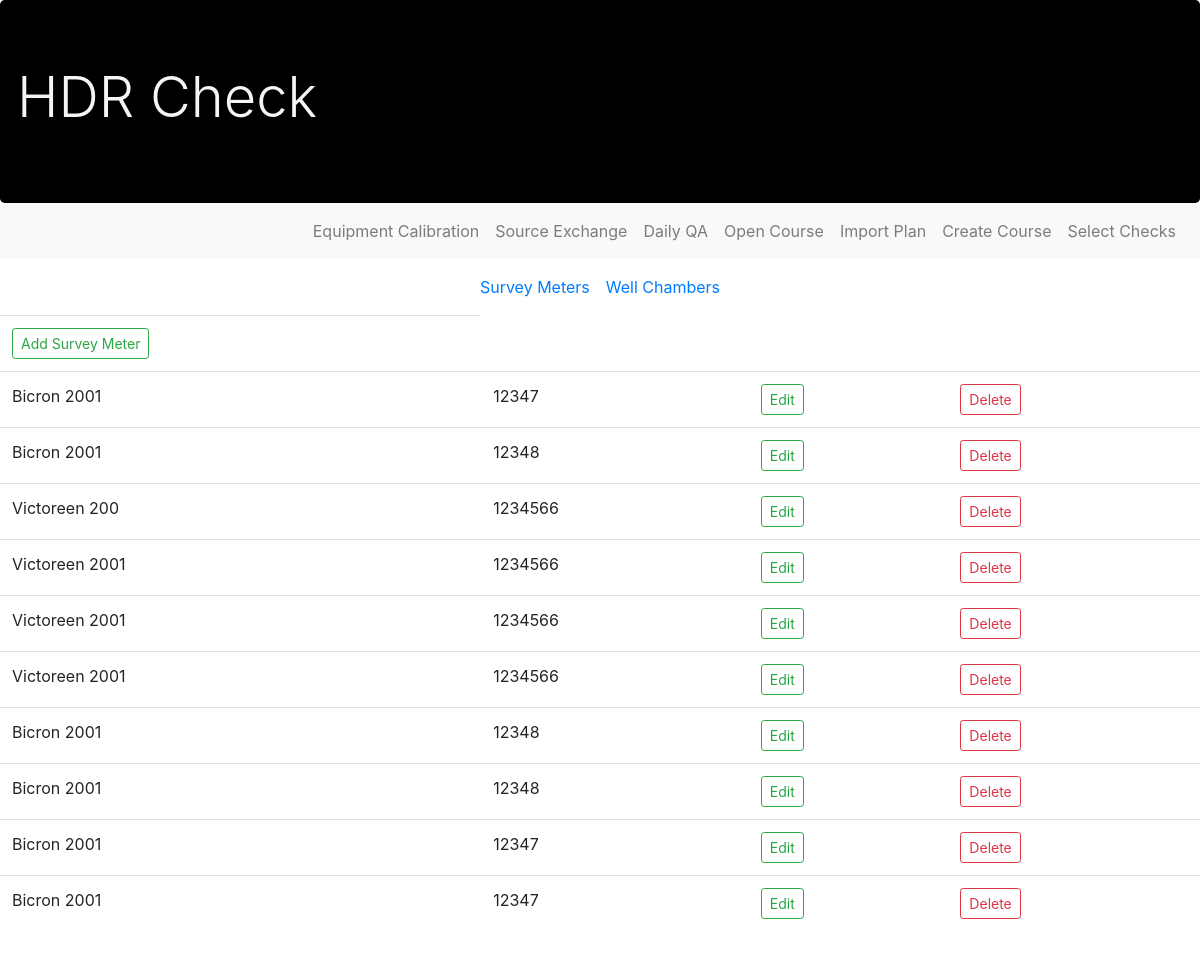
/saveSurveyMeter/, run on the app's committed database.
### EquipmentCalibrations/models.py (models this page shows, shortened)
class SurveyMeter(models.Model):
    SurveyMeterName = models.CharField(max_length = 30, null = True)
    MeterSN = models.CharField(max_length = 30, null = True)
    CalibrationLab = models.CharField(max_length = 30, null = True)
    CalibrationDate =  models.DateTimeField(null=True)
    CalibrationDue =  models.DateTimeField(null=True)
    CalCerfiticate =  models.FileField(null=True)

### EquipmentCalibrations/views.py (the view)
# urls.py: path('saveSurveyMeter/', views.saveSurveyMeter, name = 'saveSurveyMeter'),
def saveSurveyMeter(request):
    if request.method == "POST":
        SurveyMeterForm = surveyMeterForm(request.POST or None)
        if SurveyMeterForm.is_valid():
             SurveyMeterForm.save()
        else:
            print("this is invalid")
    meters = SurveyMeter.objects.all()
    print(meters)
    return render(request, 'ShowSurveyMeters.html', {'SurveyMeters': meters })

### EquipmentCalibrations/templates/ShowSurveyMeters.html
{% extends 'base.html'%}
{% block content%}
   {% include "EquipmentBase.html" %}
    <table class = "table">
        <tr><td><a class="btn btn-outline-success btn-sm my-2 my-sm-0" href = "{% url 'addSurveyMeter' %}">Add Survey Meter</a></td></tr>
        {% for meter in SurveyMeters %}
        <div>
            <tr><td>{{meter.SurveyMeterName}}</td><td>{{meter.MeterSN}}</td>
            <td><a class="btn btn-outline-success btn-sm my-2 my-sm-0" href = "{% url 'editSurveyMeter' meter.pk %}">Edit</a></td>
            <td><a class="btn btn-outline-danger btn-sm my-2 my-sm-0" href = "{% url 'deleteSurveyMeter' meter.pk %}">Delete</a></td></tr>
        </div>
    {% endfor %}
    </table>
{% endblock %}

### HDRPlanCheck/templates/base.html (shortened to what this page needs)
<!doctype html>
{% load static %}
<html lang="en">
  <head>
    <link rel="stylesheet" href="https://stackpath.bootstrapcdn.com/bootstrap/4.4.1/css/bootstrap.min.css">
  </head>
  <div class="jumbotron"  >
    <div class="row"><h1 class="display-4">HDR Check</h1>
  </div>
  </div>
  <nav class="navbar navbar-expand-sm bg-light navbar-light justify-content-center">
    <ul class="navbar-nav ml-auto">
      <li class="nav-item">
        <a class="nav-link" href="{% url 'showSurveyMeters' %}">Equipment Calibration</a>
      </li>
        <li class="nav-item">
            <a class="nav-link" href="{% url 'SourceExchange' %}">Source Exchange</a>
       </li>
        <li class="nav-item">
            <a class="nav-link" href="{% url 'DailyQA' %}">Daily QA</a>
       </li>
       <li class="nav-item">
            <a class="nav-link" href="{% url 'openHDRCourse' %}">Open Course</a>
       </li>
       <li class="nav-item">
                <a class="nav-link " href="{% url 'importPlan' %}">Import Plan</a>
        </li>
        <li class="nav-item">
                <a class="nav-link " href="{% url 'createCourse' %}">Create Course</a>
        </li>
        <li class="nav-item">
                <a class="nav-link " href="{% url 'selectPlanChecksCylinder' %}">Select Checks</a>
        </li>
    </ul>
</nav>
<link rel="stylesheet" href="styleSheet.css">
<body>
    {% block content %}
    {% endblock %}
  </body>

### EquipmentCalibrations/templates/EquipmentBase.html
<nav class="navbar navbar-expand-sm justify-content-center">
    <ul class="navbar-nav mx-auto">
       <li class="nav-item">
            <a class="nav-link" href="{% url 'showSurveyMeters' %}">Survey Meters</a>
       </li>
       <li class="nav-item">
         <a class="nav-link" href="{% url 'showWellChambers' %}">Well Chambers</a>
       </li>
    </ul>
</nav>

### HDRPlanCheck/templates/base.html (style rules this page uses)
.jumbotron { margin-bottom: 0px; color: #050527; background-color:black; color: whitesmoke; }
body { margin-bottom: 100px; }

### data on the page
SurveyMeter: SurveyMeterName "Bicron 2001", MeterSN "12347"
SurveyMeter: SurveyMeterName "Bicron 2001", MeterSN "12348"
SurveyMeter: SurveyMeterName "Victoreen 200", MeterSN "1234566"
SurveyMeter: SurveyMeterName "Victoreen 2001", MeterSN "1234566"
SurveyMeter: SurveyMeterName "Victoreen 2001", MeterSN "1234566"
SurveyMeter: SurveyMeterName "Victoreen 2001", MeterSN "1234566"
SurveyMeter: SurveyMeterName "Bicron 2001", MeterSN "12348"
SurveyMeter: SurveyMeterName "Bicron 2001", MeterSN "12348"
SurveyMeter: SurveyMeterName "Bicron 2001", MeterSN "12347"
SurveyMeter: SurveyMeterName "Bicron 2001", MeterSN "12347"
